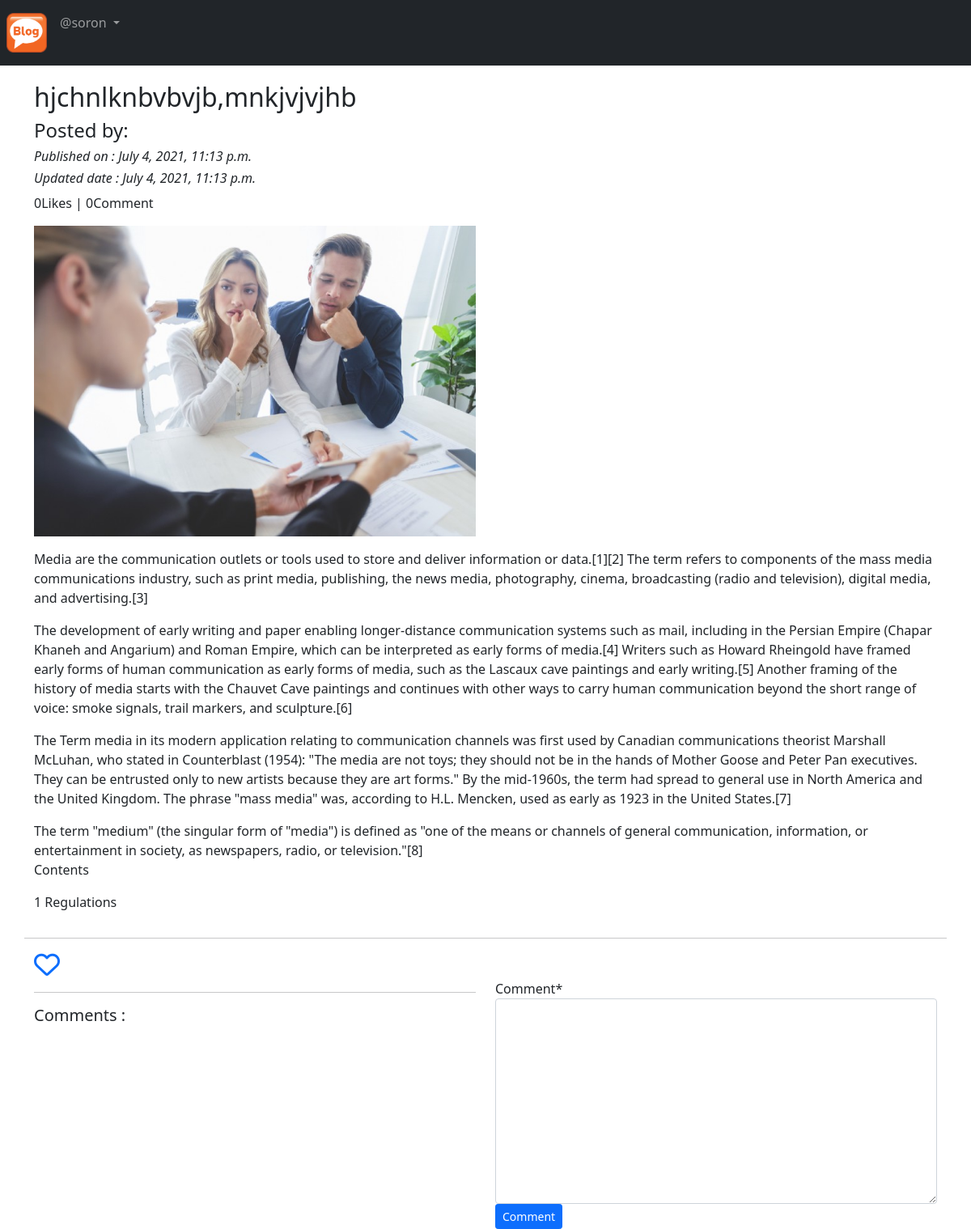
The page /blog/details/_h_j_c_h_n_l_k_n_b_v_b_v_j_b_,_m_n_k_j_v_j_v_j_h_b_-23094d0b-2a53-4e6f-9bc1-2b6ca690f6f2/ (signed in) on the database its author committed.
### App_Blog/models.py (models this page shows, shortened)
class Blog(models.Model):
    author = models.ForeignKey(User,on_delete=models.CASCADE,related_name='post_author')
    blog_title=models.CharField(max_length=264,verbose_name='Put a title' )
    slug=models.SlugField(max_length=264,unique=True)
    blog_content=models.TextField(verbose_name='What is in your mind')
    blog_image=models.ImageField(upload_to='blog_pics',verbose_name='Image')
    publish_date=models.DateTimeField(auto_now_add=True)
    update_date=models.DateTimeField(auto_now=True)
    class Meta:
        ordering=('-publish_date', )

### App_Blog/views.py (the view, shortened to what this page needs)
# urls.py: path('details/<slug>/',views.blog_details,name='blog_details'),
@login_required
def blog_details(request,slug):
    blog=Blog.objects.get(slug=slug)
    comment_form=CommentForm()
    already_liked=Likes.objects.filter(blog=blog,user=request.user)
    if already_liked:
        liked=True
    else:
        liked=False
    return render(request,'App_Blog/blog_details.html', context={'blog':blog,'comment_form':comment_form,'liked':liked})

### App_Blog/forms.py
class CommentForm(forms.ModelForm):
    class Meta:
        model=Comment
        fields=('comment',)

### templates/App_Blog/blog_details.html (shortened to what this page needs)
{% extends 'base.html' %}
{%load crispy_forms_tags %}
{% block body_block %}
<div class="row">
  <div class="col-sm-6">
    <h2>{{blog.blog_title}}</h2>
    <h4>Posted by: {{blog.blog_author}}</h4>
    <i><h6> Published on : {{blog.publish_date}}</h6></i>
    <i><h6>Updated date : {{blog.update_date}}</h6></i>
  </div>
  <p>{{blog.liked_blog.count}}Likes | {{blog.comment_blog.count}}Comment</p>
  <div class="col-sm-6">
    <img src="/media/{{blog.blog_image}}" width="100%">
  </div>
  <p>
    {{blog.blog_content|linebreaks}}
  </p>
  <hr>
</div>
<div class="">
  {% if not liked %}
  <a href="{% url 'App_Blog:liked_post' pk=blog.pk %}">
    <i class="far fa-heart fa-2x"></i>
  </a>
  {% else %}
  <a href="{% url 'App_Blog:unlike_post' pk=blog.pk %}">
    <i class="fas fa-heart fa-2x"></i>
  </a>
  {% endif %}
</div>
<div class="row">
  <div class="col-sm-6">
    <hr>
    <h5>Comments :</h5>
  </div>
  <div class="col-sm-6">
    <form  method="POST">
      {{comment_form|crispy}}
      <button type="submit" class="btn btn-primary btn-sm">Comment</button>
    </form>
  </div>
</div>
{% endblock %}

### templates/base.html (shortened to what this page needs)
<!DOCTYPE html>
<html lang="en" dir="ltr">
  <head>
<link href="https://cdn.jsdelivr.net/npm/bootstrap@5.0.2/dist/css/bootstrap.min.css" rel="stylesheet">
  </head>
   <body>
    <nav class="navbar navbar-expand-sm bg-dark navbar-dark">
      <ul class="navbar-nav">
        <li class="nav-item-active">
          <a class="nav-link" href="{% url 'index' %}"><img src="/media/logo.png" width="50px" alt=""></a>
        </li>
        {% if user.is_authenticated %}
        <div class="nav-item dropdown">
          <a class="nav-link dropdown-toggle" href="#" id="navbardrop"  data-bs-toggle="dropdown" role="button">
            @{{user.username}}
          </a>
        </div>
        {% endif %}
      </ul>
    </nav>
    <div class="container" style="padding-top:20px">
      {% block body_block %}
      {% endblock %}
    </div>
  </body>
</html>

### rows shown on the page
Blog: blog_title "hjchnlknbvbvjb,mnkjvjvjhb", publish_date "July 4, 2021, 11:13 p.m.", update_date "July 4, 2021, 11:13 p.m.", liked_blog.count "0", comment_blog.count "0", blog_image (picture), blog_content "Media are the communication outlets or tools used to store and deliver information or data.[1][2] The term refers to components of the mass media communications industry, such as print media, publishing, the news media, photography, cinema, broadcasting (radio and television), digital media, and advertising.[3] The development of early writing and paper enabling longer-distance communication systems such as mail, including in the Persian Empire (Chapar Khaneh and Angarium) and Roman Empire, which can be interpreted as early forms of media.[4] Writers such as Howard Rheingold have framed early forms of human communication as early forms of media, such as the Lascaux cave paintings and early…"

### other values the page prints
{{ user.username }} "soron"
